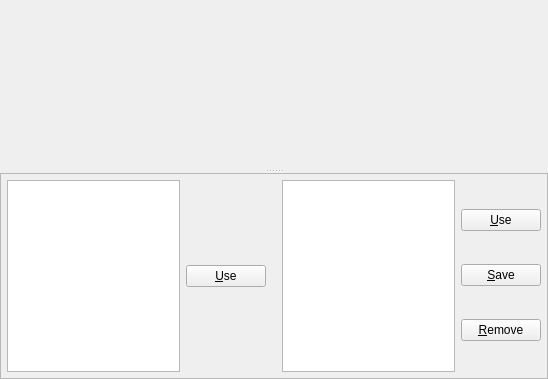
<ui version="4.0" >
 <class>CActionParamDialogContent</class>
 <widget class="QWidget" name="CActionParamDialogContent" >
  <property name="geometry" >
   <rect>
    <x>0</x>
    <y>0</y>
    <width>548</width>
    <height>379</height>
   </rect>
  </property>
  <property name="windowTitle" >
   <string/>
  </property>
  <layout class="QVBoxLayout" >
   <property name="spacing" >
    <number>0</number>
   </property>
   <property name="leftMargin" >
    <number>0</number>
   </property>
   <property name="topMargin" >
    <number>0</number>
   </property>
   <property name="rightMargin" >
    <number>0</number>
   </property>
   <property name="bottomMargin" >
    <number>0</number>
   </property>
   <item>
    <widget class="QSplitter" name="splitter" >
     <property name="orientation" >
      <enum>Qt::Vertical</enum>
     </property>
     <widget class="QFrame" name="topFrame" >
      <property name="sizePolicy" >
       <sizepolicy vsizetype="Expanding" hsizetype="Preferred" >
        <horstretch>0</horstretch>
        <verstretch>1</verstretch>
       </sizepolicy>
      </property>
      <property name="frameShape" >
       <enum>QFrame::NoFrame</enum>
      </property>
      <property name="frameShadow" >
       <enum>QFrame::Raised</enum>
      </property>
      <layout class="QHBoxLayout" >
       <property name="spacing" >
        <number>0</number>
       </property>
       <property name="leftMargin" >
        <number>0</number>
       </property>
       <property name="topMargin" >
        <number>0</number>
       </property>
       <property name="rightMargin" >
        <number>0</number>
       </property>
       <property name="bottomMargin" >
        <number>0</number>
       </property>
       <item>
        <widget class="QFrame" name="leftMargin" >
         <property name="sizePolicy" >
          <sizepolicy vsizetype="Preferred" hsizetype="Fixed" >
           <horstretch>0</horstretch>
           <verstretch>0</verstretch>
          </sizepolicy>
         </property>
         <property name="minimumSize" >
          <size>
           <width>0</width>
           <height>0</height>
          </size>
         </property>
         <property name="frameShape" >
          <enum>QFrame::NoFrame</enum>
         </property>
         <property name="frameShadow" >
          <enum>QFrame::Raised</enum>
         </property>
        </widget>
       </item>
       <item>
        <widget class="QFrame" name="controlsFrame" >
         <property name="frameShape" >
          <enum>QFrame::NoFrame</enum>
         </property>
         <property name="frameShadow" >
          <enum>QFrame::Raised</enum>
         </property>
        </widget>
       </item>
       <item>
        <widget class="QFrame" name="rightMargin" >
         <property name="sizePolicy" >
          <sizepolicy vsizetype="Preferred" hsizetype="Fixed" >
           <horstretch>0</horstretch>
           <verstretch>0</verstretch>
          </sizepolicy>
         </property>
         <property name="minimumSize" >
          <size>
           <width>0</width>
           <height>0</height>
          </size>
         </property>
         <property name="frameShape" >
          <enum>QFrame::NoFrame</enum>
         </property>
         <property name="frameShadow" >
          <enum>QFrame::Raised</enum>
         </property>
        </widget>
       </item>
      </layout>
     </widget>
     <widget class="QFrame" name="presetsFrame" >
      <property name="frameShape" >
       <enum>QFrame::StyledPanel</enum>
      </property>
      <property name="frameShadow" >
       <enum>QFrame::Raised</enum>
      </property>
      <layout class="QHBoxLayout" >
       <property name="spacing" >
        <number>6</number>
       </property>
       <property name="leftMargin" >
        <number>6</number>
       </property>
       <property name="topMargin" >
        <number>6</number>
       </property>
       <property name="rightMargin" >
        <number>6</number>
       </property>
       <property name="bottomMargin" >
        <number>6</number>
       </property>
       <item>
        <widget class="QListWidget" name="nativePresetList" />
       </item>
       <item>
        <widget class="QWidget" native="1" name="widget_2" >
         <layout class="QVBoxLayout" >
          <property name="spacing" >
           <number>4</number>
          </property>
          <property name="leftMargin" >
           <number>0</number>
          </property>
          <property name="topMargin" >
           <number>0</number>
          </property>
          <property name="rightMargin" >
           <number>0</number>
          </property>
          <property name="bottomMargin" >
           <number>0</number>
          </property>
          <item>
           <widget class="QPushButton" name="useNativePresetButton" >
            <property name="toolTip" >
             <string>Use the selected preset, or you may double-click a present to use it</string>
            </property>
            <property name="text" >
             <string>&amp;Use</string>
            </property>
           </widget>
          </item>
         </layout>
        </widget>
       </item>
       <item>
        <spacer>
         <property name="orientation" >
          <enum>Qt::Horizontal</enum>
         </property>
         <property name="sizeType" >
          <enum>QSizePolicy::Fixed</enum>
         </property>
         <property name="sizeHint" >
          <size>
           <width>10</width>
           <height>10</height>
          </size>
         </property>
        </spacer>
       </item>
       <item>
        <widget class="QListWidget" name="userPresetList" />
       </item>
       <item>
        <widget class="QWidget" native="1" name="widget" >
         <layout class="QVBoxLayout" >
          <property name="spacing" >
           <number>4</number>
          </property>
          <property name="leftMargin" >
           <number>0</number>
          </property>
          <property name="topMargin" >
           <number>0</number>
          </property>
          <property name="rightMargin" >
           <number>0</number>
          </property>
          <property name="bottomMargin" >
           <number>0</number>
          </property>
          <item>
           <widget class="QPushButton" name="useUserPresetButton" >
            <property name="toolTip" >
             <string>Use the selected preset, or you may double-click a present to use it</string>
            </property>
            <property name="text" >
             <string>&amp;Use</string>
            </property>
           </widget>
          </item>
          <item>
           <widget class="QPushButton" name="saveUserPresetButton" >
            <property name="text" >
             <string>&amp;Save</string>
            </property>
           </widget>
          </item>
          <item>
           <widget class="QPushButton" name="removeUserPresetButton" >
            <property name="text" >
             <string>&amp;Remove</string>
            </property>
           </widget>
          </item>
         </layout>
        </widget>
       </item>
      </layout>
     </widget>
    </widget>
   </item>
  </layout>
 </widget>
 <resources/>
 <connections/>
</ui>
